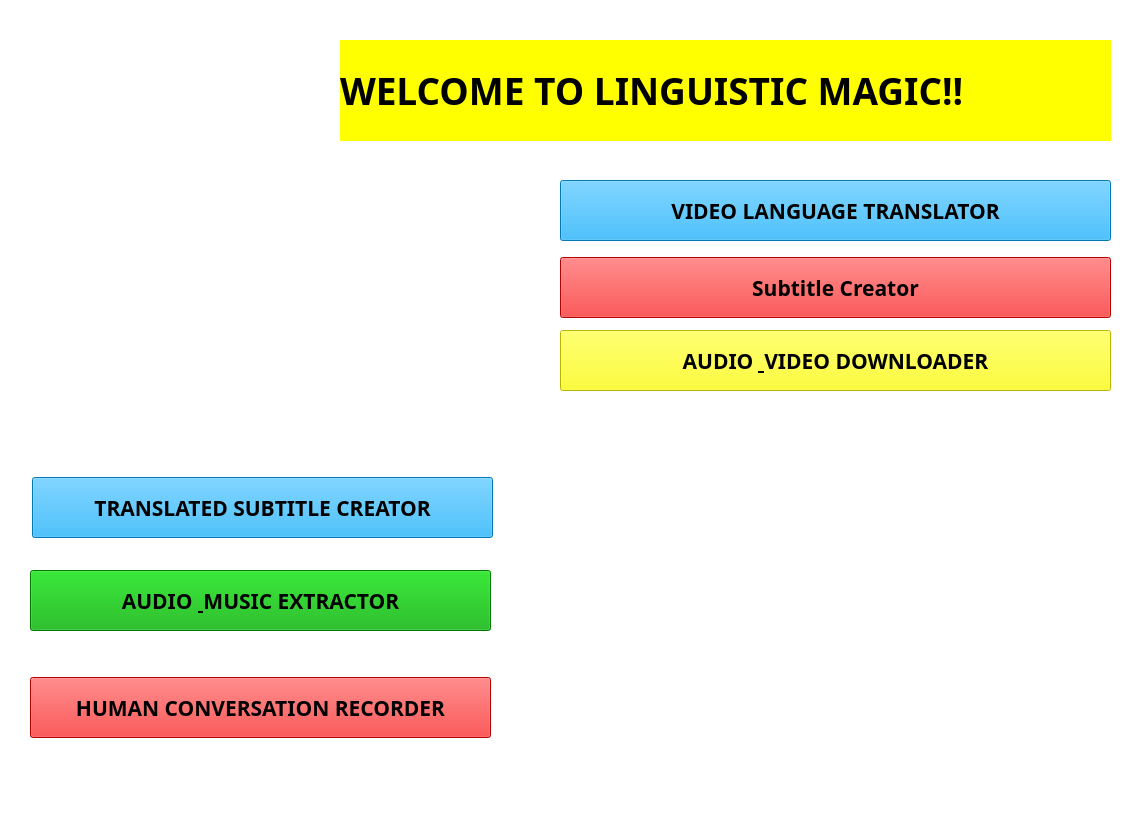
<?xml version="1.0" encoding="UTF-8"?>
<ui version="4.0">
 <class>MainWindow</class>
 <widget class="QMainWindow" name="MainWindow">
  <property name="geometry">
   <rect>
    <x>0</x>
    <y>0</y>
    <width>1125</width>
    <height>823</height>
   </rect>
  </property>
  <property name="windowTitle">
   <string>MainWindow</string>
  </property>
  <property name="styleSheet">
   <string notr="true">background-color: rgb(0, 0, 0);
background-color: rgb(255, 255, 255);</string>
  </property>
  <widget class="QWidget" name="centralwidget">
   <widget class="QLabel" name="label">
    <property name="geometry">
     <rect>
      <x>340</x>
      <y>40</y>
      <width>771</width>
      <height>101</height>
     </rect>
    </property>
    <property name="font">
     <font>
      <family>Algerian</family>
      <pointsize>28</pointsize>
      <weight>75</weight>
      <italic>false</italic>
      <bold>true</bold>
      <underline>false</underline>
     </font>
    </property>
    <property name="autoFillBackground">
     <bool>false</bool>
    </property>
    <property name="styleSheet">
     <string notr="true">background-color: rgb(255, 255, 255);
background-color: rgb(255, 255, 0);</string>
    </property>
    <property name="text">
     <string> WELCOME TO LINGUISTIC MAGIC!!</string>
    </property>
    <property name="textFormat">
     <enum>Qt::RichText</enum>
    </property>
    <property name="scaledContents">
     <bool>false</bool>
    </property>
   </widget>
   <widget class="QLabel" name="label_2">
    <property name="geometry">
     <rect>
      <x>0</x>
      <y>190</y>
      <width>541</width>
      <height>241</height>
     </rect>
    </property>
    <property name="text">
     <string/>
    </property>
    <property name="pixmap">
     <pixmap>1.png</pixmap>
    </property>
   </widget>
   <widget class="QLabel" name="label_3">
    <property name="geometry">
     <rect>
      <x>530</x>
      <y>420</y>
      <width>601</width>
      <height>411</height>
     </rect>
    </property>
    <property name="text">
     <string/>
    </property>
    <property name="pixmap">
     <pixmap>2.jpg</pixmap>
    </property>
   </widget>
   <widget class="QPushButton" name="pushButton">
    <property name="geometry">
     <rect>
      <x>560</x>
      <y>180</y>
      <width>551</width>
      <height>61</height>
     </rect>
    </property>
    <property name="font">
     <font>
      <family>Algerian</family>
      <pointsize>16</pointsize>
      <weight>75</weight>
      <bold>true</bold>
     </font>
    </property>
    <property name="styleSheet">
     <string notr="true">background-color: rgb(0, 170, 255);</string>
    </property>
    <property name="text">
     <string>VIDEO LANGUAGE TRANSLATOR</string>
    </property>
   </widget>
   <widget class="QPushButton" name="pushButton_2">
    <property name="geometry">
     <rect>
      <x>560</x>
      <y>257</y>
      <width>551</width>
      <height>61</height>
     </rect>
    </property>
    <property name="font">
     <font>
      <family>Algerian</family>
      <pointsize>16</pointsize>
      <weight>75</weight>
      <bold>true</bold>
     </font>
    </property>
    <property name="styleSheet">
     <string notr="true">background-color: rgb(255, 0, 0);</string>
    </property>
    <property name="text">
     <string>Subtitle Creator</string>
    </property>
   </widget>
   <widget class="QPushButton" name="pushButton_3">
    <property name="geometry">
     <rect>
      <x>560</x>
      <y>330</y>
      <width>551</width>
      <height>61</height>
     </rect>
    </property>
    <property name="font">
     <font>
      <family>Algerian</family>
      <pointsize>16</pointsize>
      <weight>75</weight>
      <bold>true</bold>
     </font>
    </property>
    <property name="styleSheet">
     <string notr="true">background-color: rgb(255, 255, 0);</string>
    </property>
    <property name="text">
     <string>AUDIO &amp; VIDEO DOWNLOADER</string>
    </property>
   </widget>
   <widget class="QLabel" name="label_4">
    <property name="geometry">
     <rect>
      <x>0</x>
      <y>10</y>
      <width>321</width>
      <height>171</height>
     </rect>
    </property>
    <property name="text">
     <string/>
    </property>
    <property name="pixmap">
     <pixmap>3.PNG</pixmap>
    </property>
   </widget>
   <widget class="QPushButton" name="pushButton_4">
    <property name="geometry">
     <rect>
      <x>32</x>
      <y>477</y>
      <width>461</width>
      <height>61</height>
     </rect>
    </property>
    <property name="font">
     <font>
      <family>Algerian</family>
      <pointsize>16</pointsize>
      <weight>75</weight>
      <bold>true</bold>
     </font>
    </property>
    <property name="styleSheet">
     <string notr="true">background-color: rgb(0, 170, 255);</string>
    </property>
    <property name="text">
     <string>TRANSLATED SUBTITLE CREATOR</string>
    </property>
   </widget>
   <widget class="QPushButton" name="pushButton_5">
    <property name="geometry">
     <rect>
      <x>30</x>
      <y>570</y>
      <width>461</width>
      <height>61</height>
     </rect>
    </property>
    <property name="font">
     <font>
      <family>Algerian</family>
      <pointsize>16</pointsize>
      <weight>75</weight>
      <bold>true</bold>
     </font>
    </property>
    <property name="styleSheet">
     <string notr="true">background-color: rgb(0, 170, 0);</string>
    </property>
    <property name="text">
     <string>AUDIO &amp; MUSIC EXTRACTOR</string>
    </property>
   </widget>
   <widget class="QPushButton" name="pushButton_6">
    <property name="geometry">
     <rect>
      <x>30</x>
      <y>677</y>
      <width>461</width>
      <height>61</height>
     </rect>
    </property>
    <property name="font">
     <font>
      <family>Algerian</family>
      <pointsize>16</pointsize>
      <weight>75</weight>
      <bold>true</bold>
     </font>
    </property>
    <property name="styleSheet">
     <string notr="true">background-color: rgb(255, 0, 0);</string>
    </property>
    <property name="text">
     <string>HUMAN CONVERSATION RECORDER</string>
    </property>
   </widget>
  </widget>
  <widget class="QStatusBar" name="statusbar"/>
 </widget>
 <resources/>
 <connections/>
</ui>
